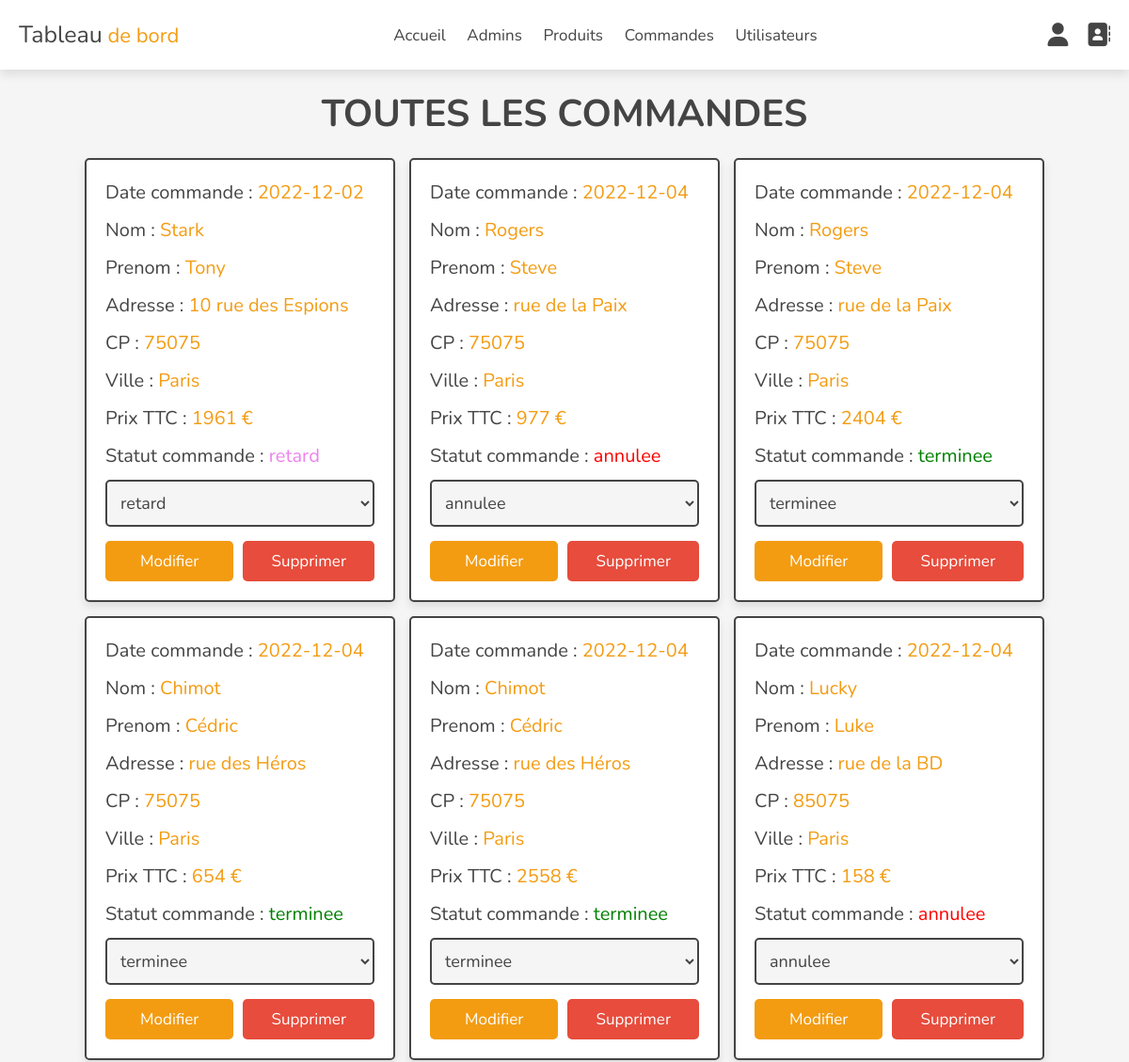
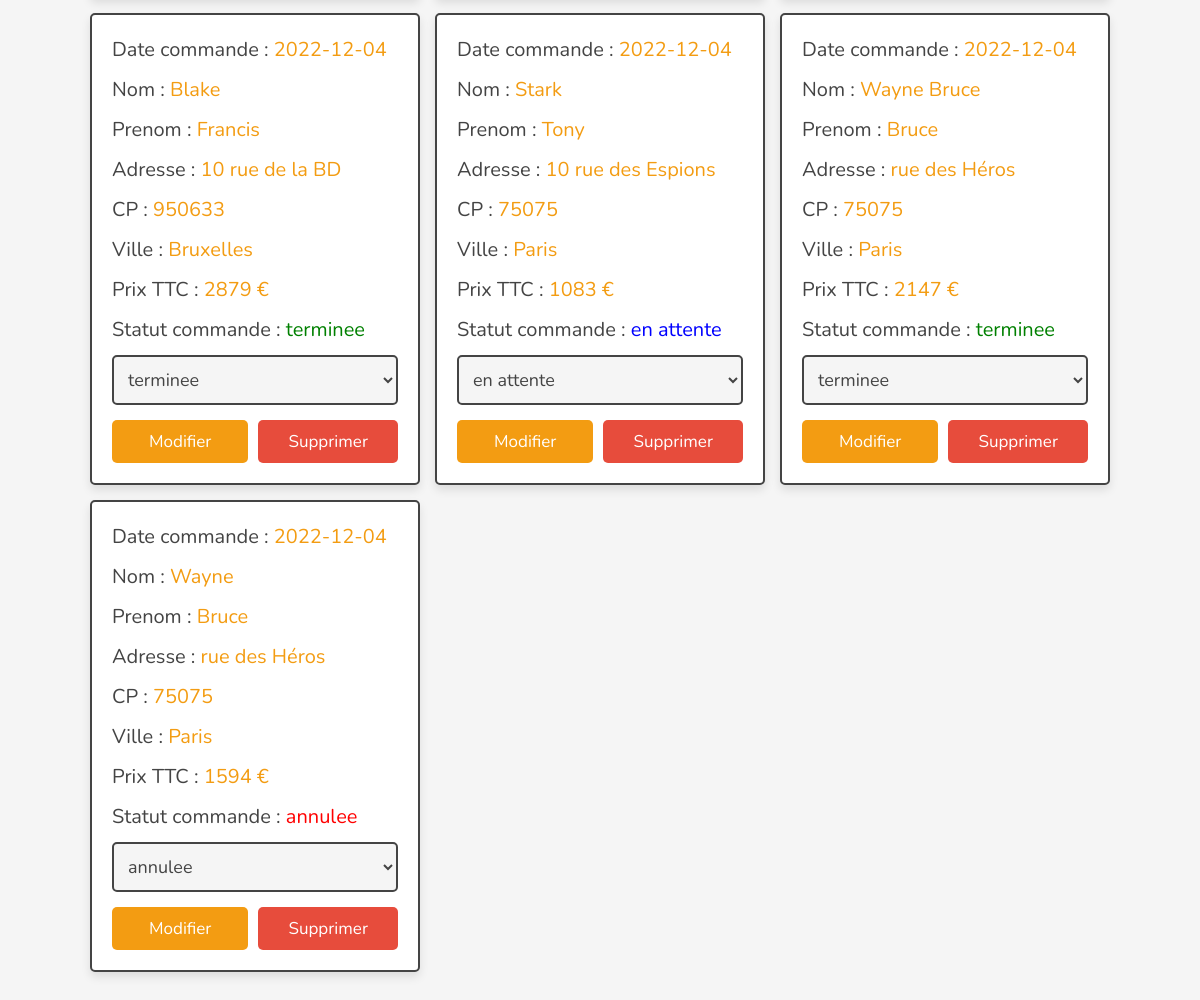
Before: /admin/placed_orders.php (signed in) with the older database file (2 pictures, top to bottom).
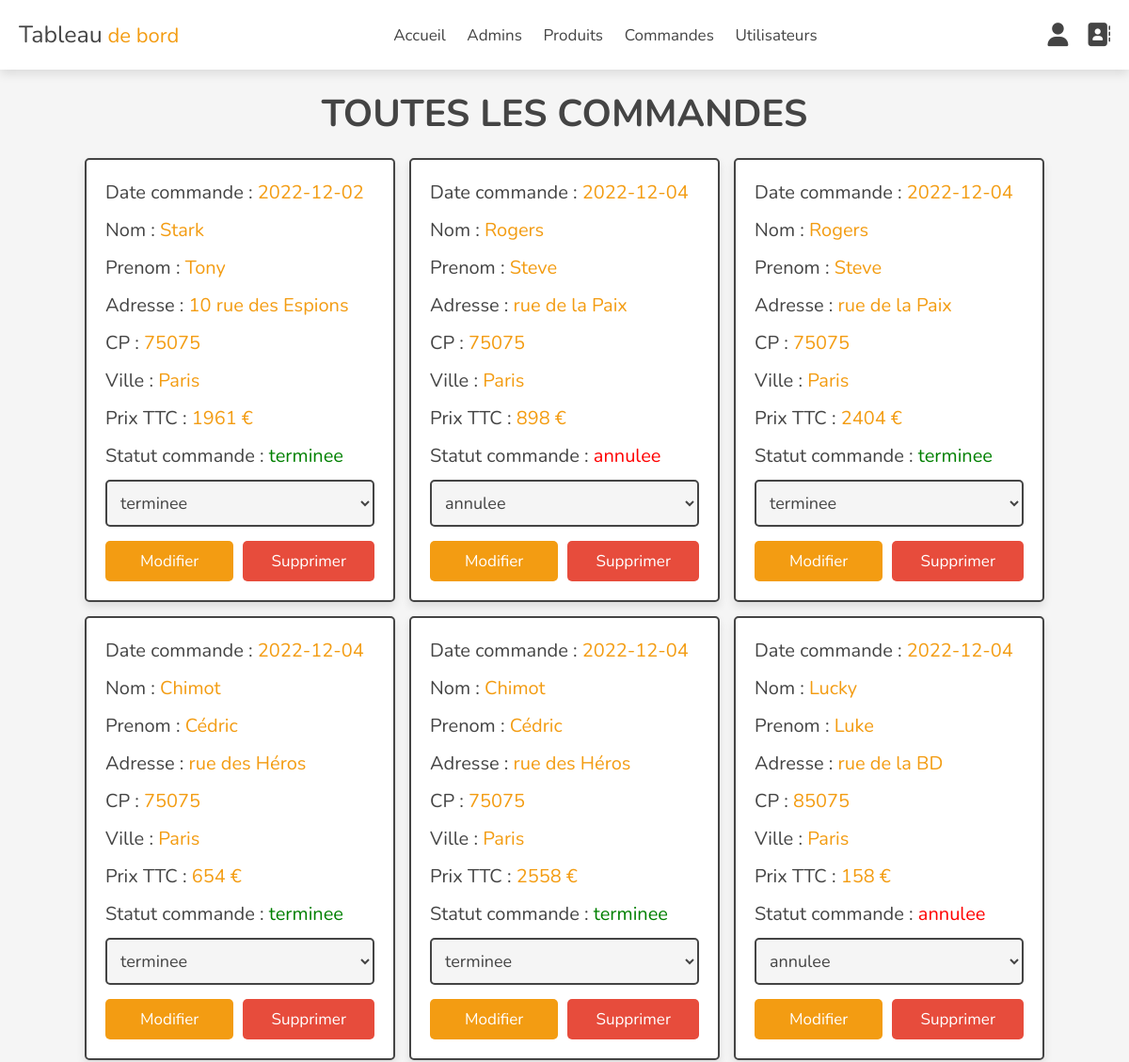
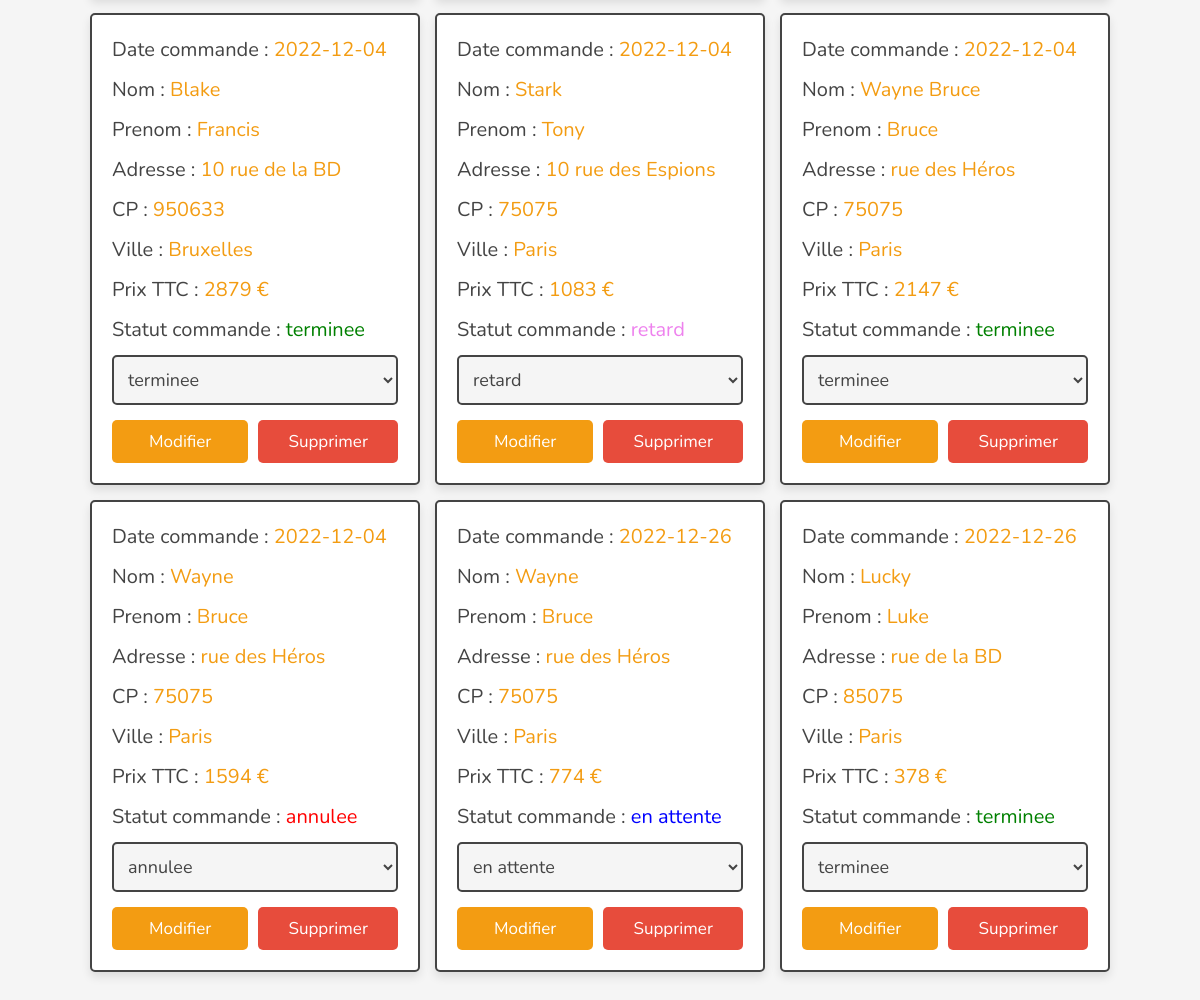
After: the same page with the newer database file (2 pictures, top to bottom).
### tables this page shows
CREATE TABLE `orders` (
  `id` int(100) NOT NULL,
  `user_id` int(100) NOT NULL,
  `nom` varchar(20) NOT NULL,
  `prenom` varchar(50) NOT NULL,
  `telephone` varchar(10) NOT NULL,
  `adresse` varchar(50) NOT NULL,
  `cp` varchar(50) NOT NULL,
  `ville` varchar(50) NOT NULL,
  `total_produits` varchar(1000) NOT NULL,
  `prixTTC` int(100) NOT NULL,
  `date_commande` date NOT NULL DEFAULT current_timestamp(),
  `statut_commande` varchar(20) NOT NULL DEFAULT 'en attente'
);

### admin/placed_orders.php (the view, shortened to what this page needs)
<?php
include '../components/connect.php';
?>
<!DOCTYPE html>
<html lang="en">
<head>
   <link rel="stylesheet" href="https://cdnjs.cloudflare.com/ajax/libs/font-awesome/6.1.1/css/all.min.css">
   <link rel="stylesheet" href="assets/css/admin_style.css">
</head>
<body>
   <?php include '../components/admin_header.php'; ?>
   <section class="orders">
      <h1 class="heading">Toutes les commandes</h1>
      <div class="box-container">
         <?php
         $select_orders = $conn->prepare("SELECT * FROM `orders`");
         $select_orders->execute();
         if ($select_orders->rowCount() > 0) {
            while ($fetch_orders = $select_orders->fetch(PDO::FETCH_ASSOC)) {
         ?>
               <div class="box">
                  <p> Date commande : <span><?= $fetch_orders['date_commande']; ?></span> </p>
                  <p> Nom : <span><?= $fetch_orders['nom']; ?></span> </p>
                  <p> Prenom : <span><?= $fetch_orders['prenom']; ?></span> </p>
                  <p> Adresse : <span><?= $fetch_orders['adresse']; ?></span> </p>
                  <p> CP : <span><?= $fetch_orders['cp']; ?></span> </p>
                  <p> Ville : <span><?= $fetch_orders['ville']; ?></span> </p>
                  <p> Prix TTC : <span><?= $fetch_orders['prixTTC']; ?> €</span> </p>
                  <p> Statut commande :
                     <span style="color:<?php if ($fetch_orders['statut_commande'] == 'en attente') {
                                             echo 'blue';
                                          } elseif ($fetch_orders['statut_commande'] == 'terminee') {
                                             echo 'green';
                                          } elseif ($fetch_orders['statut_commande'] == 'retard') {
                                             echo 'violet';
                                          } elseif ($fetch_orders['statut_commande'] == 'annulee') {
                                             echo 'red';
                                          }; ?>"><?= $fetch_orders['statut_commande']; ?>
                     </span>
                  </p>
                  <form action="" method="post">
                     <select name="statut_commande" class="select">
                        <option selected disabled><?= $fetch_orders['statut_commande']; ?></option>
                     </select>
                     <div class="flex-btn">
                        <input type="submit" value="Modifier" class="option-btn" name="update_statut">
                        <a href="placed_orders.php?delete=<?= $fetch_orders['id']; ?>" class="delete-btn" onclick="return confirm('Supprimer cette commande ?');">Supprimer</a>
                     </div>
                  </form>
               </div>
         <?php
            }
         } else {
            echo '<p class="empty">Aucune commandes en cours !</p>';
         }
         ?>
      </div>
   </section>
</body>
</html>

### components/admin_header.php (shortened to what this page needs)
<header class="header">
    <section class="flex">
        <a href="../admin/dashboard.php" class="logo">Tableau<span> de bord</span></a>
        <nav class="navbar">
            <a href="../admin/dashboard.php">Accueil</a>
            <a href="../admin/admin_accounts.php">Admins</a>
            <a href="../admin/products.php">Produits</a>
            <a href="../admin/placed_orders.php">Commandes</a>
            <a href="../admin/users_accounts.php">Utilisateurs</a>
        </nav>
        <div class="icons">
            <div class="fas fa-user" id="user-btn"></div>
            <a href="../admin/messages.php" class="fa-solid fa-address-book" id="contact"></a>
        </div>
    </section>
</header>

### admin/assets/css/admin_style.css (style rules this page uses)
:root { --main-color:#2980b9; --orange:#f39c12; --red:#e74c3c; --black:#444; --white:#fff; --light-color:#777; --light-bg:#f5f5f5; --border:.2rem solid var(--black); --box-shadow:0 .5rem 1rem rgba(0,0,0,.1); }
* { font-family: 'Nunito', sans-serif; margin:0; padding:0; box-sizing: border-box; outline: none; border:none; text-decoration: none; }
html { font-size: 62.5%; overflow-x: hidden; }
body { background-color: var(--light-bg); padding-bottom: 10rem; }
section { padding:2rem; max-width: 1200px; margin:0 auto; }
.heading { font-size: 4rem; color:var(--black); margin-bottom: 2rem; text-align: center; text-transform: uppercase; }
.btn, .delete-btn, .option-btn { display: block; width: 100%; margin-top: 1rem; border-radius: .5rem; padding:1rem 3rem; font-size: 1.7rem; color:var(--white); cursor: pointer; text-align: center; }
.option-btn { background-color: var(--orange); }
.delete-btn { background-color: var(--red); }
.flex-btn { display: flex; gap:1rem; }
.header { position: sticky; top: 0; left: 0; right: 0; background-color: var(--white); box-shadow: var(--box-shadow); z-index: 1000; }
.header .flex { display: flex; align-items: center; justify-content: space-between; }
.header .flex .logo { font-size: 2.5rem; color: var(--black); }
.header .flex .logo span { font-size: 2.2rem; color: var(--orange); }
.header .flex .navbar a { margin: 0 1rem; font-size: 1.7rem; color: var(--black); }
.header .flex .icons > * { font-size: 2.5rem; cursor: pointer; color: var(--black); margin-left: 1.7rem; }
.orders .box-container { display: grid; grid-template-columns: repeat(auto-fit, 33rem); gap:1.5rem; align-items: flex-start; justify-content: center; }
.orders .box-container .box { padding:2rem; padding-top: 1rem; border-radius: .5rem; border:var(--border); background-color: var(--white); box-shadow: var(--box-shadow); }
.orders .box-container .box p { line-height: 1.5; font-size: 2rem; color:var(--black); margin:1rem 0; }
.orders .box-container .box p span { color:var(--orange); }
.orders .box-container .select { margin-bottom: .5rem; width: 100%; background-color: var(--light-bg); padding:1rem; font-size: 1.8rem; color:var(--black); border-radius: .5rem; border:var(--border); }

Changed rows visible on the page:
changed orders (number 1 of 12 on the later page): statut_commande "retard" → "terminee"
changed orders (number 2 of 12 on the later page): prixTTC "977" → "898"
changed orders: statut_commande "en attente" → "retard"
added orders: date_commande "2022-12-26", nom "Wayne", prenom "Bruce", adresse "rue des Héros", cp "75075", ville "Paris", prixTTC "774", statut_commande "en attente"
added orders: date_commande "2022-12-26", nom "Lucky", prenom "Luke", adresse "rue de la BD", cp "85075", ville "Paris", prixTTC "378", statut_commande "terminee"
